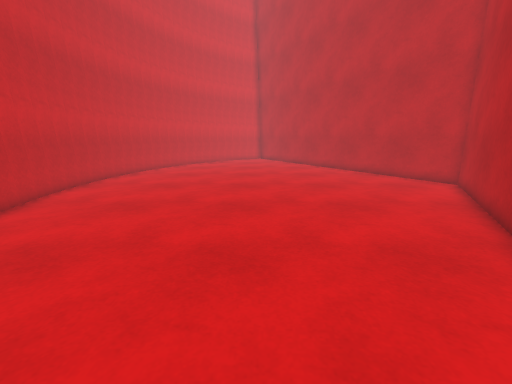
[1] (above)

12 first-person views from a walk through a Unity game level. The camera is 1.2 m above the floor, tilts 12° down and sees 90° across. The floor is counted in squares, 0.5 m on a side. Each view is taken from the middle of a square. On the plan, view 1 faces up. The plan holds only what a view shows up to about 17 squares ahead; the rest is blank. The place goes on beyond the plan.

[2]
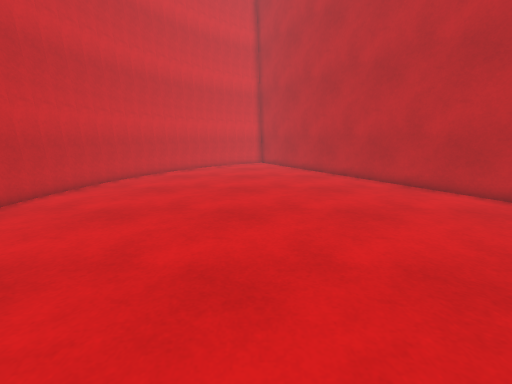

[3]
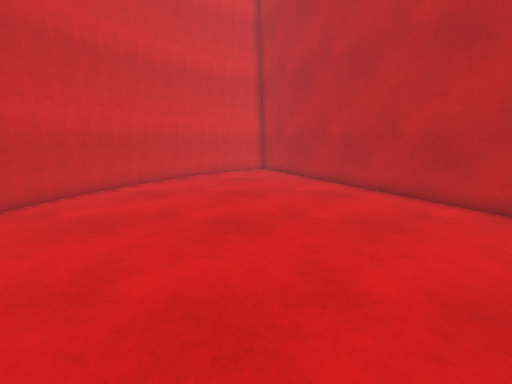

[4]
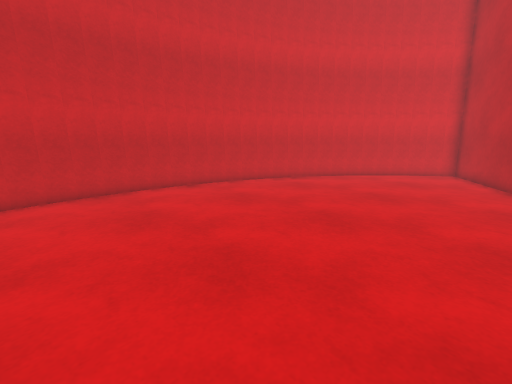

[5]
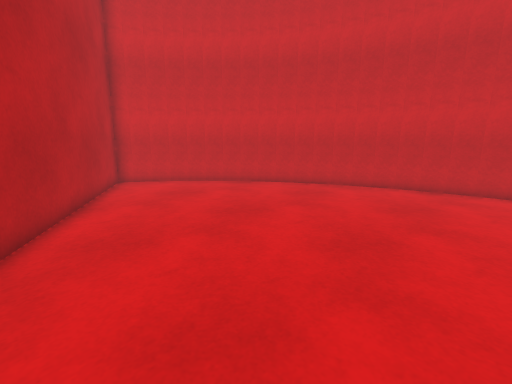

[6]
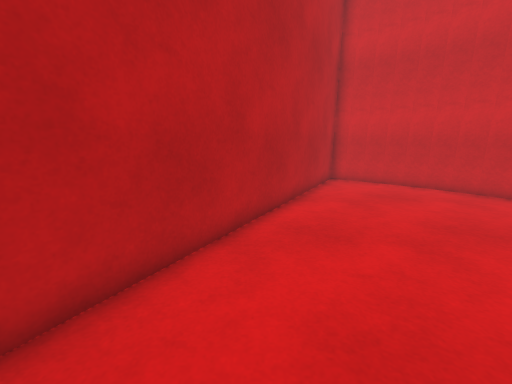

[7]
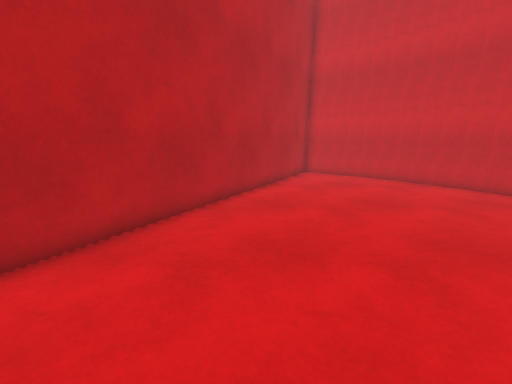

[8]
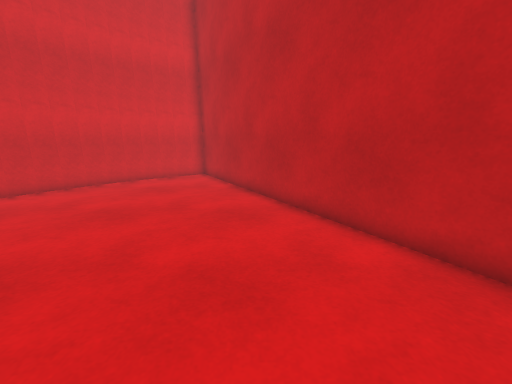

[9]
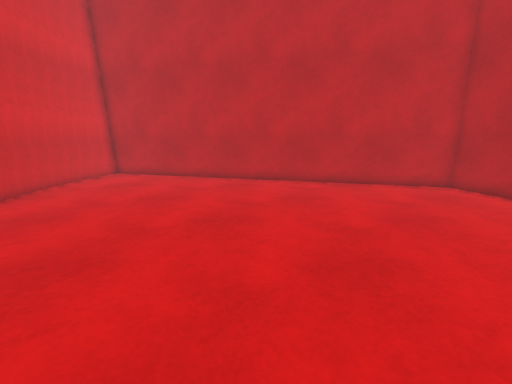

[10]
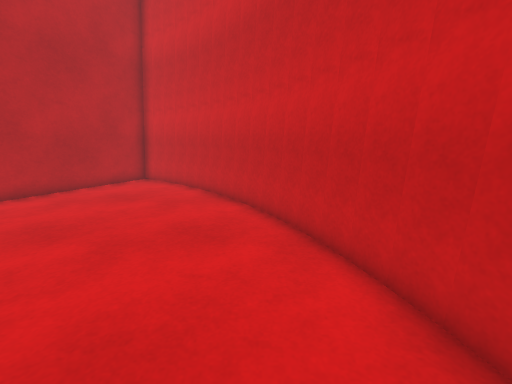

[11]
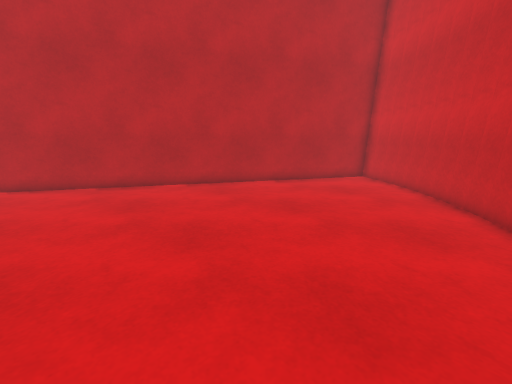

[12]
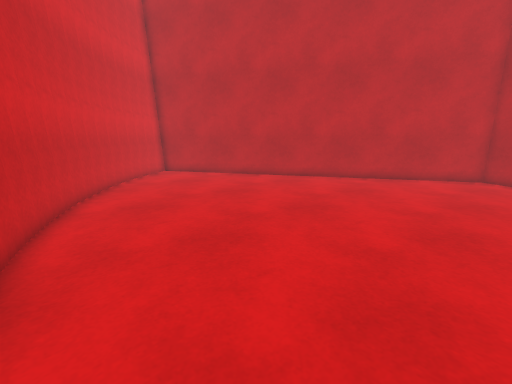

### Floor plan
Points are (right, up) in squares from view 1. A wall is a line through its corners. A room is listed if a view was taken in it or the views show most of it. See-through windows are left out.
Room 1 (views 1, 2, 3, 4, 5, 6, 7, 8, 9, 10, 11, 12)
walls: (-9.2, 13.1) (-9.1, 12); (-9.2, 12) (-8.8, 9.1); (-8.9, 16) (-9.1, 12.9); (-8.7, 17) (-8.9, 15.9); (-8.9, 9.1) (-8.1, 6.1); (-8.2, 7.2) (-7.6, 5.2); (-8.2, 18.9) (-8.8, 16.8); (-7.7, 5.3) (-6.8, 3.4); (-7.2, 21.7) (-8.4, 18.8); (-6.8, 3.5) (-5.2, 1); (-6.8, 22.6) (-7.3, 21.6); (-5.9, 1.8) (-3.9, -0.7); (-5.2, 25.1) (-6.8, 22.4); (-4.7, 0.2) (-2.5, -2); (-4, 26.5) (-5.2, 24.9); (-2.6, -1.9) (-1, -3.3); (-1.8, 28.7) (-4.7, 25.8); (-1.1, -3.2) (0.4, -4.3); (-0.1, 29.9) (-1.8, 28.6); (0.5, -4.1) (10.4, 13) (0.5, 30.2) (-0.3, 29.7)
low walls: (-8.7, 9.2) (-8.5, 8.3); (-7.2, 4.5) (-6.7, 3.5); (-1.8, 28.4) (-2.5, 27.8); (-0.9, -3.2) (0.5, -4.1)

Positions as (right, up) in squares from view 1, and headings:
1: (0, 0), facing up
2: (0, 5), facing up
3: (0, 10), facing up
4: (3, 10), facing up-left
5: (5, 11), facing down-left
6: (5, 11), facing down
7: (4, 14), facing down
8: (4, 13), facing up
9: (-5, 11), facing up-right
10: (-6, 11), facing down
11: (-6, 12), facing down-right
12: (-8, 12), facing up-right
